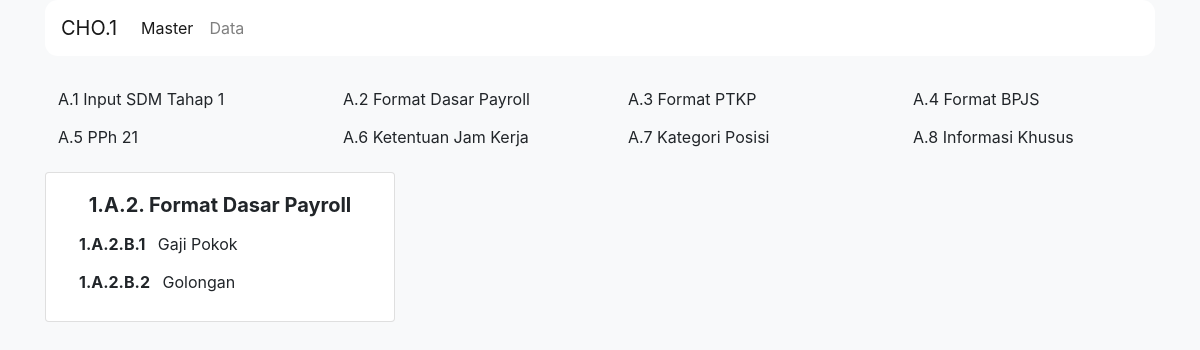
Screenshot of /index.php/page/a2 with the database file from the repository.
### tables this page shows
CREATE TABLE `menu` (
  `id_menu` int(11) NOT NULL AUTO_INCREMENT,
  `kode` varchar(20) DEFAULT NULL,
  `nama_menu` varchar(40) DEFAULT NULL,
  PRIMARY KEY (`id_menu`)
);

CREATE TABLE `sub_menu` (
  `id_sub_menu` int(11) NOT NULL AUTO_INCREMENT,
  `id_menu` varchar(20) DEFAULT NULL,
  `kode` varchar(20) DEFAULT NULL,
  `nama_sub_menu` varchar(40) DEFAULT NULL,
  PRIMARY KEY (`id_sub_menu`)
);

### application/controllers/Page.php (called while the page is built, shortened)
<?php
class Page extends CI_Controller {
	public function a2()
	{
		$sub = $this->input->get('sub') == true ? $this->input->get('sub') : false;
		$data['title'] = $this->db->get_where('menu', ['kode' => $this->uri->segment(2)])->row()->nama_menu;
		$data['menu'] = $this->db->get('menu')->result();
		$data['sub'] = $sub;
		$data['submenu'] = $this->db->get_where('sub_menu', ['id_menu' => $this->uri->segment(2)])->result();
		$data['versi'] = $this->rversi_model->get_data($sub);
		$this->load->view('template/top', $data);
		$this->load->view('template/bottom');
	}
}

### index.php (called while the page is built, shortened)
<?php
require_once BASEPATH.'core/CodeIgniter.php';

### application/views/template/top.php (the view, shortened to what this page needs)
<?php
function titik($str)
{
    $string = '';
	for ($i=0; $i < strlen($str); $i++) {
		$titik = '.';
		$string .= $str[$i].$titik;
	}
    return strtoupper(substr($string, 0, 6));
}
?>
<!DOCTYPE html>
<html lang="en">
<head>
    <link rel="stylesheet" href="<?= base_url('assets/css/bootstrap.min.css') ?>">
    <link rel="stylesheet" href="<?= base_url('assets/css/style.css') ?>">
    <link rel="stylesheet" href="<?= base_url('assets/css/all.min.css') ?>">
    <link rel="stylesheet" href="<?= base_url('assets/css/toastr.min.css') ?>">
</head>
<body class="bg-light">
    <div class="container">
        <nav class="navbar navbar-expand-lg navbar-light bg-white" style="border-radius: 0.8rem;">
            <a class="navbar-brand" href="#">CHO.1</a>
            <div class="collapse navbar-collapse" id="navbarSupportedContent">
                <ul class="navbar-nav mr-auto">
                <li class="nav-item active">
                    <a class="nav-link" href="<?= base_url('/') ?>">Master</a>
                </li>
                <li class="nav-item">
                    <a class="nav-link" href="<?= base_url('/data') ?>">Data</a>
                </li>
                </ul>
            </div>
        </nav>
        <div class="row mb-3 mt-4">
            <?php $no=1; foreach($menu as $mn) : ?>
            <div class="col-lg-3 col-md-3 col-4">
                <a href="<?= base_url('page/'.$mn->kode) ?>" class="btn btn-menu <?= $this->uri->segment(2) == $mn->kode ? 'active' : '' ?>">A.<?= $no++.' '.$mn->nama_menu ?></a>
            </div>
            <?php endforeach; ?>
        </div>
        <div class="row">
            <div class="col-4">
                <div class="card mb-3">
                    <div class="card-body">
                        <h5 class="title text-center font-weight-bold">1.A.<?= substr($this->uri->segment(2), 1, 2).'. '.$title ?></h5>
                        <?php $nom=1; foreach($submenu as $sm) : ?>
                            <a href="<?= current_url().'?sub='.$sm->id_menu.'b'.$nom ?>" class="btn btn-submenu <?= $sub == $sm->kode ? 'active' : false ?>"><b class="mr-2">1.<?= titik($sm->kode).$nom ?></b> <?= $sm->nama_sub_menu ?></a>
                        <?php $nom++ ?>
                        <?php endforeach; ?>
                    </div>
                </div>
            </div>
            <div class="col-8">

### rows the page displays
menu: nama_menu "Input SDM Tahap 1"
menu: nama_menu "Format Dasar Payroll"
menu: nama_menu "Format PTKP"
menu: nama_menu "Format BPJS"
menu: nama_menu "PPh 21"
menu: nama_menu "Ketentuan Jam Kerja"
menu: nama_menu "Kategori Posisi"
menu: nama_menu "Informasi Khusus"
sub_menu: kode "A.2.B.", nama_sub_menu "Gaji Pokok"
sub_menu: kode "A.2.B.", nama_sub_menu "Golongan"

### other values shown
substr($this->uri->segment(2), 1, 2) "2"
$title "Format Dasar Payroll"
